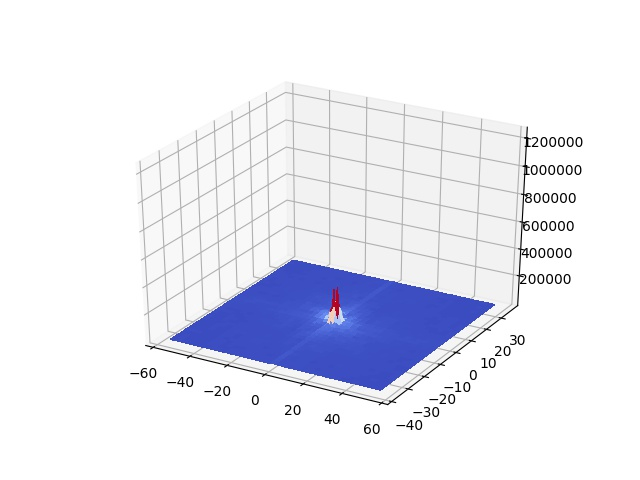
#> input picture CSC/4.1_fig.jpg, 640 x 480 px, given in place of puppy.jpg, which was not available
$ python 4.2.py
#> lines starting #> are read from the running program, lines starting #| are printed output that depends on the picture; pictures that were not available may be replaced by others from this repository, and a replacement may not be noted
import cv2
import matplotlib
matplotlib.use('TkAgg')
import matplotlib.pyplot as plt
import numpy as np
from mpl_toolkits.mplot3d import Axes3D


img_puppy = cv2.imread("puppy.jpg")
#> img_puppy is the input picture: shape (480, 640, 3); mean B, G, R 244.1, 235.6, 234.3
small_puppy = cv2.resize(img_puppy, (0, 0), fx=0.25, fy=0.25)
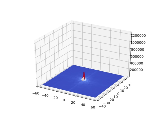
#> small_puppy: shape (120, 160, 3); mean B, G, R 243.8, 235.3, 234
graySmall_puppy = cv2.cvtColor(small_puppy, cv2.COLOR_BGR2GRAY)
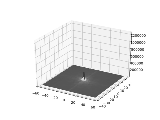
#> graySmall_puppy: shape (120, 160); min 3, max 255, mean 235.9

img_puppy_noisy = cv2.imread("puppy_noisy.jpg")
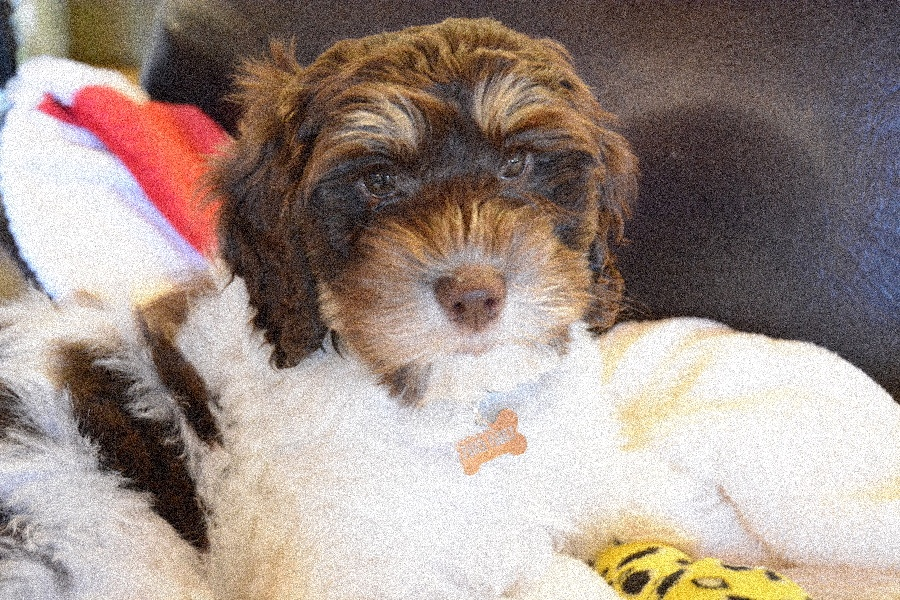
#> input picture CSC/puppy_noisy.JPG, 900 x 600 px, found by its file name
#> img_puppy_noisy is the input picture: shape (600, 900, 3); mean B, G, R 136.4, 143.9, 159.7
small_puppy_noisy = cv2.resize(img_puppy, (0, 0), fx=0.25, fy=0.25)
graySmall_puppy_noisy = cv2.cvtColor(small_puppy, cv2.COLOR_BGR2GRAY)

img_field = cv2.imread("field.jpg")
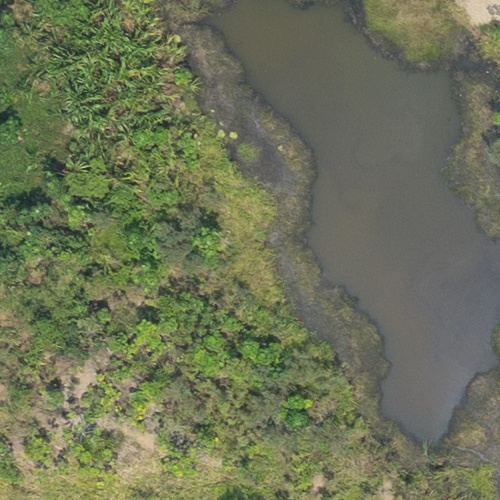
#> input picture CSC/field.jpg, 500 x 500 px
#> img_field is the input picture: shape (500, 500, 3); mean B, G, R 87.1, 115.3, 109
small_field = cv2.resize(img_field, (0, 0), fx=0.25, fy=0.25)
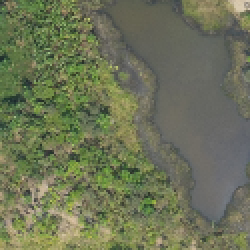
#> small_field: shape (125, 125, 3) (shown 2 times larger); mean B, G, R 87.2, 115.4, 109.1
graySmall_field = cv2.cvtColor(small_field, cv2.COLOR_BGR2GRAY)
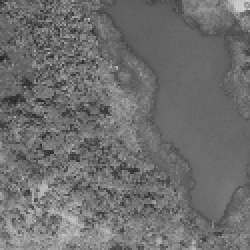
#> graySmall_field: shape (125, 125) (shown 2 times larger); min 38, max 205, mean 110.3


F2_graySmall_puppy = np.fft.fft2(graySmall_puppy.astype(float))
fig = plt.figure()
#> (the run stopped early here; a loop or call above may not have finished)
